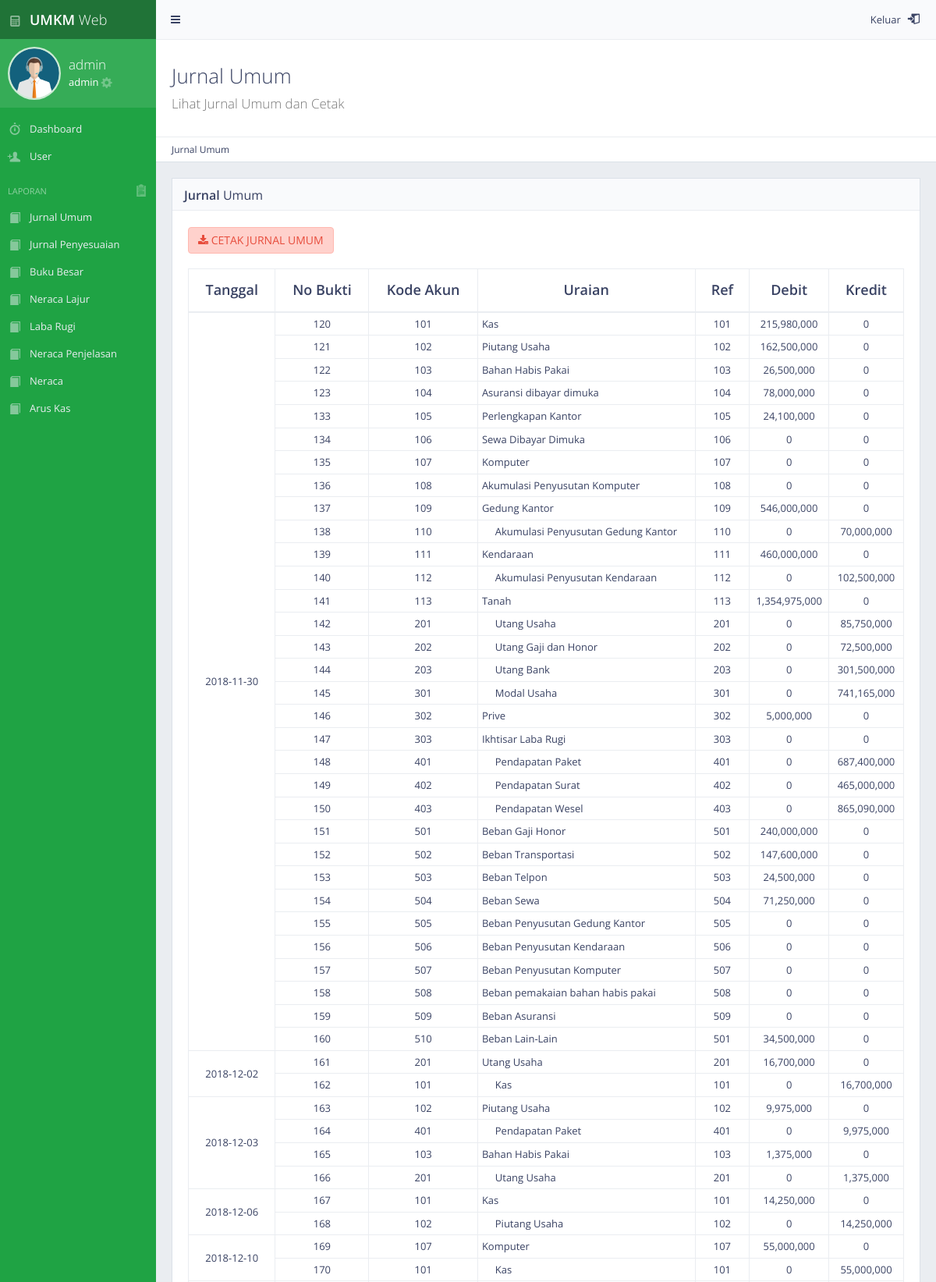
The app's page /admin_data_jurnal_umum.php (signed in, upper part) with its own data.
### tables this page shows
CREATE TABLE `jurnalumum` (
  `tgl` date NOT NULL,
  `nobukti` int(11) NOT NULL,
  `noju` int(11) DEFAULT NULL,
  `nosubju` int(11) DEFAULT NULL,
  `kodeakun` varchar(25) NOT NULL,
  `uraianjurnal` text NOT NULL,
  `ref` varchar(25) DEFAULT NULL,
  `debit` int(11) NOT NULL,
  `kredit` int(11) NOT NULL,
  `idtrx` int(11) NOT NULL
);

### admin_data_jurnal_umum.php (the view, shortened to what this page needs)
<?php session_start();
include 'koneksi.php';
if(empty(@$_SESSION['username'])){
        header("Location:login.php");
}else{
?>
<!DOCTYPE html>
 <html class="no-js" lang="en">
    <head>
        <link rel="stylesheet" href="css/bootstrap.min.css">
        <link rel="stylesheet" href="css/plugins.css">
        <link rel="stylesheet" href="css/main.css">
        <link rel="stylesheet" href="css/themes.css">
    </head>
    <body>
       <div id="page-wrapper">
            <div id="page-container" class="sidebar-partial sidebar-visible-lg sidebar-no-animations">
                 <?php
                include "sidebar/sidebar_admin.php";
				?>
                <div id="main-container">
                  <?php
					include "sidebar/header.php";
					?>
                    <div id="page-content">
					<div class="content-header">
                            <div class="header-section">
                                <h1>
                                    <i class=""></i>Jurnal Umum<br><small>Lihat Jurnal Umum dan Cetak</small>
                                </h1>
                            </div>
							</div>
						<ul class="breadcrumb breadcrumb-top">
							<li> Jurnal Umum</li>
                        </ul>
						 <div class="block full">
                            <div class="block-title">
                                <h2><strong>Jurnal</strong> Umum</h2>
                            </div>
							<div class="table-responsive">
                            	<a href="export_PDF_ju.php?user=<?php echo base64_encode($_SESSION['username']);?>" title="Download" class="btn btn alert-danger">
								<i class="fa fa-download"></i> CETAK JURNAL UMUM</i></a>
								<br>
							<br>
                            <table id="example-datatable" class="table table-vcenter table-condensed table-bordered">
                                <thead>
                                    <tr>
										<th class="text-center">Tanggal</th>
                                        <th class="text-center">No Bukti</th>
										<th class="text-center">Kode Akun</th>
                                        <th class="text-center">Uraian</th>
                                        <th class="text-center">Ref</th>
										<th class="text-center">Debit</th>
                                        <th class="text-center">Kredit</th>
                                    </tr>
                                </thead>
                                <tbody>
                                <?php
                                $sql = "SELECT noju FROM jurnalumum GROUP BY noju ORDER BY tgl";
                                $result = mysqli_query($connect, $sql);
                                while($row = mysqli_fetch_assoc($result)){
                                    $sqlrowspan = "SELECT COUNT(noju) as jumlah, tgl FROM jurnalumum WHERE noju = '".$row['noju']."'";
                                    $resultrowspan = mysqli_query($connect, $sqlrowspan);
                                    $rowofrowspan = mysqli_fetch_assoc($resultrowspan);
                                    $rowspan = $rowofrowspan['jumlah'];
                                    $tgl = $rowofrowspan['tgl'];
                                ?>
									<tr>
										<td class="text-center" rowspan="<?php echo $rowspan;?>"><?php echo $tgl;?></td>
                                    <?php
                                    $sqlall = "SELECT * FROM jurnalumum WHERE noju = '".$row['noju']."' ORDER by tgl ASC, nobukti";
                                    $resultall = mysqli_query($connect, $sqlall);
                                    while ($rowall = mysqli_fetch_assoc($resultall)) {
										$kredit = $rowall['kredit'];
										$debet = $rowall['debit'];
                                        if($rowall['kredit'] > 0){
                                            $uraian =  "&nbsp;&nbsp;&nbsp;&nbsp;&nbsp;".$rowall['uraianjurnal'];
                                        }else{
                                            $uraian =  $rowall['uraianjurnal'];
                                        }
                                    ?>
                                        <td class="text-center"><?php echo $rowall['nobukti'];?></td>
                                        <td class="text-center"><?php echo $rowall['kodeakun'];?></td>
										<td><?php echo $uraian;?></td>
										<td class="text-center"><?php echo $rowall['ref'];?></td>
										<td class="text-center"><?php echo number_format($debet)."";?></td>
										<td class="text-center"><?php echo number_format($kredit)."";?></td>
                                    </tr>
                                <?php
                                }
                                }
                                ?>
                     </tbody>
                            </table>
                     </div>
                    </div>
				</div>
                </div>
            </div>
        </div>
    </body>
</html>
<?php
}
?>

### sidebar/sidebar_admin.php
<div id="sidebar">
    <div id="sidebar-scroll">
        <div class="sidebar-content">
            <a href="index_admin.php" class="sidebar-brand">
                <i class="gi gi-calculator"></i><span class="sidebar-nav-mini-hide"><strong>UMKM </strong>Web</span>
            </a>
        <div class="sidebar-section sidebar-user clearfix sidebar-nav-mini-hide">
            <div class="sidebar-user-avatar">
                <a><img src="img/admin.png" alt="avatar"></a>
            </div>
        <?php
            $query = "select * from admin where username = '".$_SESSION['username']."'";
            $result = mysqli_query($connect, $query);
            if($result) {
                while ($row = mysqli_fetch_row($result)){
                    $username = $row[0];
                    $nama = $row[2];
        ?>
            <div class="sidebar-user-name"> <?php echo $username ?></div>
            <div class="sidebar-user-links">
                <?php echo $nama ?> <a href="admin_profil.php?id=<?php echo $username ?>" class="enable-tooltip" data-placement="bottom" title="Settings"><i class="gi gi-cogwheel"></i></a>
            </div>
        </div>
			<?php
			}
			}
			?>
<ul class="sidebar-nav">
    <li>
        <a href="index_admin.php" ><i class="gi gi-stopwatch sidebar-nav-icon"></i><span class="sidebar-nav-mini-hide">Dashboard</span></a>
    </li>
    <li>
        <a href="admin_data_user.php" ><i class="gi gi-user_add  sidebar-nav-icon"></i><span class="sidebar-nav-mini-hide">User</span></a>
    </li>
    <li class="sidebar-header">
        <span class="sidebar-header-options clearfix"></i></a><a  data-toggle="tooltip" title="LIHAT DATA LAPORAN"><i class="gi gi-notes_2"></i></a></span>
        <span class="sidebar-header-title">LAPORAN</span>
    </li>
    <li>
        <a href="admin_data_jurnal_umum.php"><i class="hi hi-book sidebar-nav-icon"></i><span class="sidebar-nav-mini-hide">Jurnal Umum<span></a>
    </li>
    <li>
        <a href="admin_data_jurnal_penyesuaian.php"><i class="hi hi-book sidebar-nav-icon"></i><span class="sidebar-nav-mini-hide">Jurnal Penyesuaian<span></a>
    </li>
    <li>
        <a href="admin_data_buku_besar.php"><i class="hi hi-book sidebar-nav-icon"></i><span class="sidebar-nav-mini-hide">Buku Besar<span></a>
    </li>
     <li>
        <a href="admin_data_neraca.php"><i class="hi hi-book sidebar-nav-icon"></i><span class="sidebar-nav-mini-hide">Neraca Lajur<span></a>
    </li>
    <li>
    <li>
        <a href="admin_data_labarugi.php"><i class="hi hi-book sidebar-nav-icon"></i><span class="sidebar-nav-mini-hide">Laba Rugi<span></a>
    </li>
    <li>
        <a href="admin_data_neraca.php"><i class="hi hi-book sidebar-nav-icon"></i><span class="sidebar-nav-mini-hide">Neraca Penjelasan<span></a>
    </li>
    <li>
        <a href="admin_data_neraca.php"><i class="hi hi-book sidebar-nav-icon"></i><span class="sidebar-nav-mini-hide">Neraca<span></a>
    </li>
    <li>
        <a href="admin_data_aruskas.php"><i class="hi hi-book sidebar-nav-icon"></i><span class="sidebar-nav-mini-hide">Arus Kas<span></a>
    </li>
    </li>
</ul>
</div>
</div>
</div>

### records on screen
jurnalumum: nobukti "120", kodeakun "101", uraianjurnal "Kas", ref "101", debit "215,980,000", kredit "0"
jurnalumum: nobukti "121", kodeakun "102", uraianjurnal "Piutang Usaha", ref "102", debit "162,500,000", kredit "0"
jurnalumum: nobukti "122", kodeakun "103", uraianjurnal "Bahan Habis Pakai", ref "103", debit "26,500,000", kredit "0"
jurnalumum: nobukti "123", kodeakun "104", uraianjurnal "Asuransi dibayar dimuka", ref "104", debit "78,000,000", kredit "0"
jurnalumum: nobukti "133", kodeakun "105", uraianjurnal "Perlengkapan Kantor", ref "105", debit "24,100,000", kredit "0"
jurnalumum: nobukti "134", kodeakun "106", uraianjurnal "Sewa Dibayar Dimuka", ref "106", debit "0", kredit "0"
jurnalumum: nobukti "135", kodeakun "107", uraianjurnal "Komputer", ref "107", debit "0", kredit "0"
jurnalumum: nobukti "136", kodeakun "108", uraianjurnal "Akumulasi Penyusutan Komputer", ref "108", debit "0", kredit "0"
jurnalumum: nobukti "137", kodeakun "109", uraianjurnal "Gedung Kantor", ref "109", debit "546,000,000", kredit "0"
jurnalumum: nobukti "138", kodeakun "110", uraianjurnal "Akumulasi Penyusutan Gedung Kantor", ref "110", debit "0", kredit "70,000,000"
jurnalumum: nobukti "139", kodeakun "111", uraianjurnal "Kendaraan", ref "111", debit "460,000,000", kredit "0"
jurnalumum: nobukti "140", kodeakun "112", uraianjurnal "Akumulasi Penyusutan Kendaraan", ref "112", debit "0", kredit "102,500,000"
jurnalumum: nobukti "141", kodeakun "113", uraianjurnal "Tanah", ref "113", debit "1,354,975,000", kredit "0"
jurnalumum: nobukti "142", kodeakun "201", uraianjurnal "Utang Usaha", ref "201", debit "0", kredit "85,750,000"
jurnalumum: nobukti "143", kodeakun "202", uraianjurnal "Utang Gaji dan Honor", ref "202", debit "0", kredit "72,500,000"
jurnalumum: nobukti "144", kodeakun "203", uraianjurnal "Utang Bank", ref "203", debit "0", kredit "301,500,000"
jurnalumum: nobukti "145", kodeakun "301", uraianjurnal "Modal Usaha", ref "301", debit "0", kredit "741,165,000"
jurnalumum: nobukti "146", kodeakun "302", uraianjurnal "Prive", ref "302", debit "5,000,000", kredit "0"
jurnalumum: nobukti "147", kodeakun "303", uraianjurnal "Ikhtisar Laba Rugi", ref "303", debit "0", kredit "0"
jurnalumum: nobukti "148", kodeakun "401", uraianjurnal "Pendapatan Paket", ref "401", debit "0", kredit "687,400,000"
jurnalumum: nobukti "149", kodeakun "402", uraianjurnal "Pendapatan Surat", ref "402", debit "0", kredit "465,000,000"
jurnalumum: nobukti "150", kodeakun "403", uraianjurnal "Pendapatan Wesel", ref "403", debit "0", kredit "865,090,000"
jurnalumum: nobukti "151", kodeakun "501", uraianjurnal "Beban Gaji Honor", ref "501", debit "240,000,000", kredit "0"
jurnalumum: nobukti "152", kodeakun "502", uraianjurnal "Beban Transportasi", ref "502", debit "147,600,000", kredit "0"
jurnalumum: nobukti "153", kodeakun "503", uraianjurnal "Beban Telpon", ref "503", debit "24,500,000", kredit "0"
jurnalumum: nobukti "154", kodeakun "504", uraianjurnal "Beban Sewa", ref "504", debit "71,250,000", kredit "0"
jurnalumum: nobukti "155", kodeakun "505", uraianjurnal "Beban Penyusutan Gedung Kantor", ref "505", debit "0", kredit "0"
jurnalumum: nobukti "156", kodeakun "506", uraianjurnal "Beban Penyusutan Kendaraan", ref "506", debit "0", kredit "0"
jurnalumum: nobukti "157", kodeakun "507", uraianjurnal "Beban Penyusutan Komputer", ref "507", debit "0", kredit "0"
jurnalumum: nobukti "158", kodeakun "508", uraianjurnal "Beban pemakaian bahan habis pakai", ref "508", debit "0", kredit "0"
jurnalumum: nobukti "159", kodeakun "509", uraianjurnal "Beban Asuransi", ref "509", debit "0", kredit "0"
jurnalumum: nobukti "160", kodeakun "510", uraianjurnal "Beban Lain-Lain", ref "501", debit "34,500,000", kredit "0"
jurnalumum: nobukti "161", kodeakun "201", uraianjurnal "Utang Usaha", ref "201", debit "16,700,000", kredit "0"
jurnalumum: nobukti "162", kodeakun "101", uraianjurnal "Kas", ref "101", debit "0", kredit "16,700,000"
jurnalumum: nobukti "163", kodeakun "102", uraianjurnal "Piutang Usaha", ref "102", debit "9,975,000", kredit "0"
jurnalumum: nobukti "164", kodeakun "401", uraianjurnal "Pendapatan Paket", ref "401", debit "0", kredit "9,975,000"
jurnalumum: nobukti "165", kodeakun "103", uraianjurnal "Bahan Habis Pakai", ref "103", debit "1,375,000", kredit "0"
jurnalumum: nobukti "166", kodeakun "201", uraianjurnal "Utang Usaha", ref "201", debit "0", kredit "1,375,000"
jurnalumum: nobukti "167", kodeakun "101", uraianjurnal "Kas", ref "101", debit "14,250,000", kredit "0"
jurnalumum: nobukti "168", kodeakun "102", uraianjurnal "Piutang Usaha", ref "102", debit "0", kredit "14,250,000"
jurnalumum: nobukti "169", kodeakun "107", uraianjurnal "Komputer", ref "107", debit "55,000,000", kredit "0"
jurnalumum: nobukti "170", kodeakun "101", uraianjurnal "Kas", ref "101", debit "0", kredit "55,000,000"

### other values on screen
$username "admin"
$nama "admin"
$tgl "2018-11-30"
$tgl "2018-12-02"
$tgl "2018-12-03"
$tgl "2018-12-06"
$tgl "2018-12-10"
